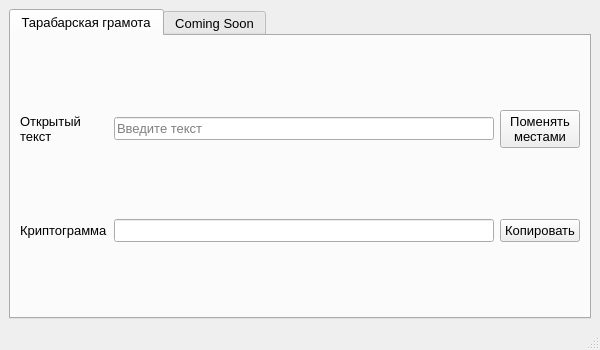
<?xml version="1.0" encoding="UTF-8"?>
<ui version="4.0">
 <class>MainWindow</class>
 <widget class="QMainWindow" name="MainWindow">
  <property name="geometry">
   <rect>
    <x>0</x>
    <y>0</y>
    <width>600</width>
    <height>350</height>
   </rect>
  </property>
  <property name="font">
   <font>
    <pointsize>10</pointsize>
   </font>
  </property>
  <property name="windowTitle">
   <string>Crypto</string>
  </property>
  <widget class="QWidget" name="centralwidget">
   <layout class="QGridLayout" name="gridLayout">
    <item row="0" column="0">
     <widget class="QTabWidget" name="gibberish_tabWidget">
      <property name="currentIndex">
       <number>0</number>
      </property>
      <property name="documentMode">
       <bool>false</bool>
      </property>
      <property name="tabsClosable">
       <bool>false</bool>
      </property>
      <widget class="QWidget" name="tab">
       <attribute name="title">
        <string>Тарабарская грамота</string>
       </attribute>
       <layout class="QGridLayout" name="gridLayout_2">
        <item row="2" column="1">
         <widget class="QLabel" name="label_2">
          <property name="text">
           <string>&lt;html&gt;&lt;head/&gt;&lt;body&gt;&lt;p&gt;Криптограмма&lt;/p&gt;&lt;/body&gt;&lt;/html&gt;</string>
          </property>
         </widget>
        </item>
        <item row="1" column="1">
         <widget class="QLabel" name="label">
          <property name="text">
           <string>Открытый 
текст</string>
          </property>
         </widget>
        </item>
        <item row="1" column="2">
         <widget class="QLineEdit" name="openText_lineEdit">
          <property name="placeholderText">
           <string>Введите текст</string>
          </property>
          <property name="clearButtonEnabled">
           <bool>true</bool>
          </property>
         </widget>
        </item>
        <item row="2" column="2">
         <widget class="QLineEdit" name="cryptogram_lineEdit">
          <property name="readOnly">
           <bool>true</bool>
          </property>
          <property name="placeholderText">
           <string/>
          </property>
         </widget>
        </item>
        <item row="1" column="3">
         <widget class="QPushButton" name="swap_pushButton">
          <property name="text">
           <string>Поменять
местами</string>
          </property>
         </widget>
        </item>
        <item row="2" column="3">
         <widget class="QPushButton" name="copy_pushButton">
          <property name="text">
           <string>Копировать</string>
          </property>
          <property name="icon">
           <iconset theme="edit-copy">
            <normaloff>.</normaloff>.</iconset>
          </property>
         </widget>
        </item>
       </layout>
      </widget>
      <widget class="QWidget" name="tab_2">
       <attribute name="title">
        <string>Coming Soon</string>
       </attribute>
      </widget>
     </widget>
    </item>
   </layout>
  </widget>
  <widget class="QStatusBar" name="statusbar"/>
 </widget>
 <resources/>
 <connections/>
</ui>
